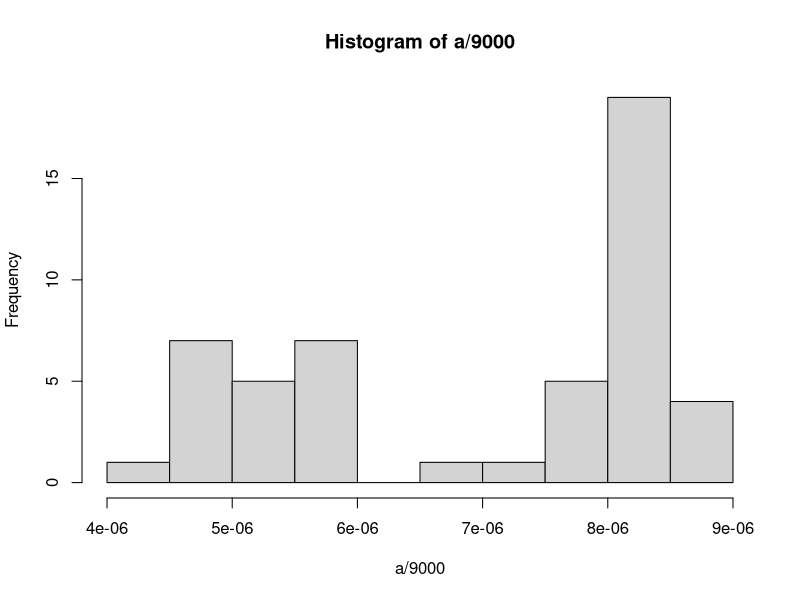
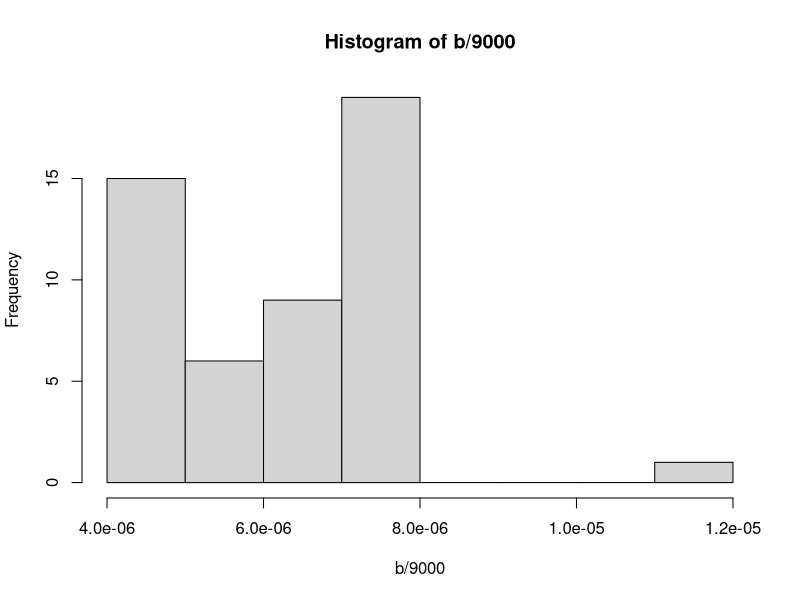

The R script that drew these images, in order:
a=rep(0,50)
b=rep(0,50)
for (k in 1:50){

a1=proc.time()
for(i in 1:9000){

x=0  
for(j in 1:16){
x=x+1
} 

}
a[k]=(proc.time()-a1)[1]  

a1=proc.time()
for(i in 1:9000){

x=0
x<-(x<-(x<-(x<-(x<-(x<-(x<-(x<-(x<-(x<-(x<-(x<-(x<-(x<-(x<-(x<-x+1)+1)+1)+1)+1)+1)+1)+1)+1)+1)+1)+1)+1)+1)+1)+1
}
b[k]=(proc.time()-a1)[1]
}
hist(a/9000)
hist(b/9000)
